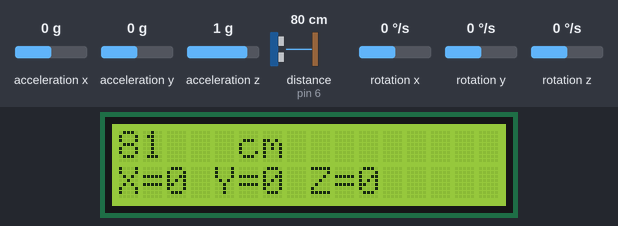
Simulated run of this sketch. Board: Arduino Uno, built with avr-gcc and run on an emulated ATmega328P. On the bench: 16×2 character LCD. Wiring (inferred from the names in the program): ADXL345 accelerometer at I2C address 0x53; ITG-3200 gyroscope at I2C address 0x68. The test bench sets the inputs (shaded band); at power-on: rotation x 0 °/s, distance to the obstacle (sensor on pin 6) 80 cm, rotation y 0 °/s, acceleration x 0 g, acceleration y 0 g, acceleration z 1 g, rotation z 0 °/s. The echo pulse lasts 58.3 µs per cm.

Above: at 3.0 s.
3.1 s: rotation x set to 192 °/s
At 5.06 s:
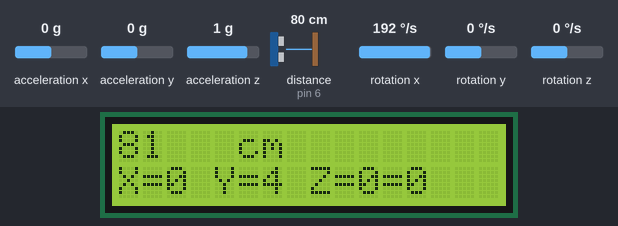
6.1 s: distance to the obstacle (sensor on pin 6) set to 2 cm
At 6.16 s:
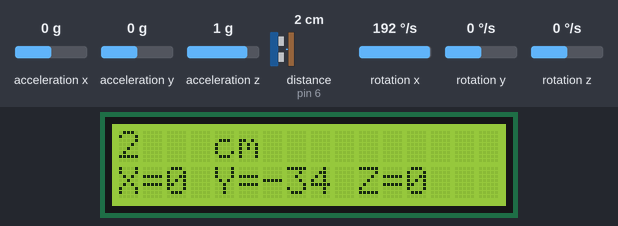
7.6 s: rotation y set to -192 °/s
At 7.7 s:
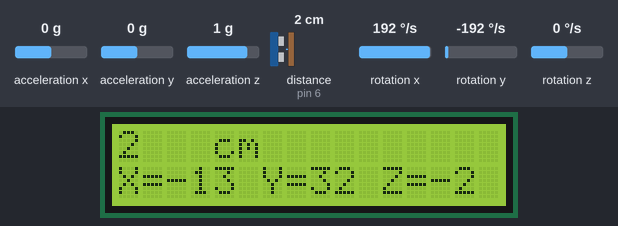
9.1 s: acceleration x set to -1.4 g
At 11.86 s:
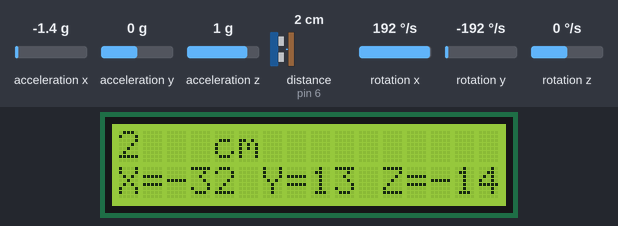
12.1 s: acceleration x set to 0 g
15.1 s: distance to the obstacle (sensor on pin 6) set to 4 cm
At 15.24 s:
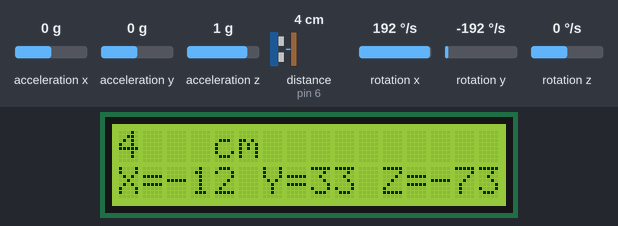

The sketch:

LCD_with_Ultrasonics_and_6DOF.ino
```cpp
#include <LiquidCrystal.h>
#include <NewPing.h>
#include <Wire.h>
#include <FreeSixIMU.h>
#include <FIMU_ADXL345.h>
#include <FIMU_ITG3200.h>

#define TRIGGER_PIN  7 // Pin 12 to 'trigger'
#define ECHO_PIN     6  // Pin 11 to 'echo'
#define MAX_DISTANCE 500 // Maximum distance

NewPing sonar(TRIGGER_PIN, ECHO_PIN, MAX_DISTANCE);
LiquidCrystal lcd(12, 11, 5, 4, 3, 2);

float angles[3];
FreeSixIMU sixDOF = FreeSixIMU();


// initialise LCD library and pins
void setup() {

  lcd.begin(16, 2);

  delay(5);
  sixDOF.init();
  delay(5);

}


void loop()
{
 lcd.setCursor(0,0);
  delay(50); // Wait 50ms between pings (about 20 pings/sec).
  unsigned int distance = sonar.ping_cm();
  lcd.print(distance);
  lcd.print("   cm   ");

 lcd.setCursor(0,1);

  sixDOF.getYawPitchRoll(angles);

          int zaxis = (angles[0]);
          int xaxis = (angles[1]);
          int yaxis = (angles[2]);

  lcd.print("X=");
  lcd.print(xaxis);
  lcd.print(" Y=");
  lcd.print(yaxis);
  lcd.print(" Z=");
  lcd.print(zaxis);

  delay(40);
}
```

Measured:
- after the input at 3.1 s, the display: first changes after 0.10 s (image 1 shows a later state)
